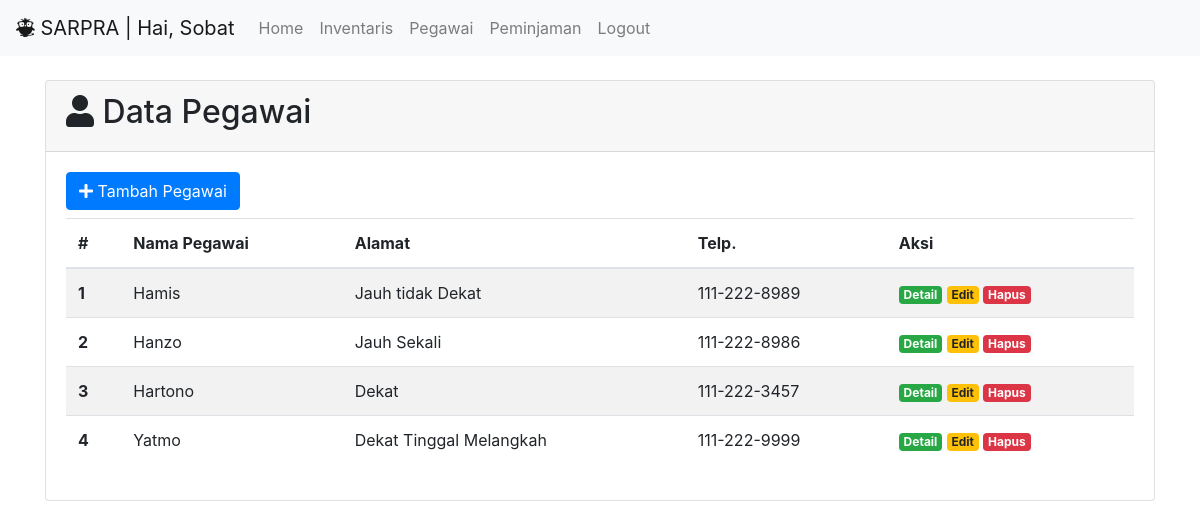
Page /pegawai/index.php (signed in) on the committed database.
### tables this page shows
CREATE TABLE `pegawai` (
  `id_pegawai` int(3) NOT NULL,
  `nama_pegawai` varchar(50) NOT NULL,
  `telp` varchar(50) NOT NULL,
  `alamat` varchar(200) NOT NULL,
  `id_level` int(3) DEFAULT NULL
);

### pegawai/index.php (the view)
<?php
include '../koneksi.php';
$sql = "SELECT * FROM pegawai ORDER BY nama_pegawai";
$res = mysqli_query($koneksi, $sql);
$pegawai = array();
while ($data = mysqli_fetch_assoc($res)){
    $pegawai[] = $data;
}
include '../aset/header.php';
?>
<div class="container">
    <div class="row mt-4">
        <div class="col-md">
            <div class="card">
                <div class="card-header">
                    <h2 class="card-tittle"><i class="fas fa-user"></i> Data Pegawai</h2>
            </div>
            <div class="card-body">
            <a class="btn btn-primary mb-2" href="tambah.php">
            <i class="fas fa-plus"></i> Tambah Pegawai</a>
            <table class="table table-striped">
                <thead>
                  <tr>
                    <th scope="col">#</th>
                    <th scope="col">Nama Pegawai</th>
                    <th scope="col">Alamat</th>
                    <th scope="col">Telp.</th>
                    <th scope="col">Aksi</th>
                  </tr>
                </thead>
                <tbody>
                   <?php
                    $no = 1;
                    foreach ($pegawai as $p) { ?>
                    <tr>
                        <th scope="row"><?= $no ?></th>
                        <td><?= $p['nama_pegawai'] ?></td>
                        <td><?= $p['alamat'] ?></td>
                        <td><?= $p['telp'] ?></td>
                        <td>
                        <a href="detail.php?id_pegawai=<?= $p['id_pegawai'] ?>" class="badge badge-success">Detail</a>
                        <a href="edit.php?id_pegawai=<?= $p['id_pegawai'] ?>" class="badge badge-warning">Edit</a>
                        <a href="hapus.php?id_pegawai=<?= $p['id_pegawai'] ?>" class="badge badge-danger" onclick="return confirm('Apakah Anda Yakin Ingin Menghapus Data Pegawai?')">Hapus</a>
                        </td>
                    </tr>
                    <?php
                    $no++;
                    }
                    ?>
                </table>
            </div>
</div>
        </div>
    </div>
</div>
<?php
include '../aset/footer.php';
?>

### rows in the picture
pegawai: nama_pegawai "Hamis", alamat "Jauh tidak Dekat", telp "111-222-8989"
pegawai: nama_pegawai "Hanzo", alamat "Jauh Sekali", telp "111-222-8986"
pegawai: nama_pegawai "Hartono", alamat "Dekat", telp "111-222-3457"
pegawai: nama_pegawai "Yatmo", alamat "Dekat Tinggal Melangkah", telp "111-222-9999"
